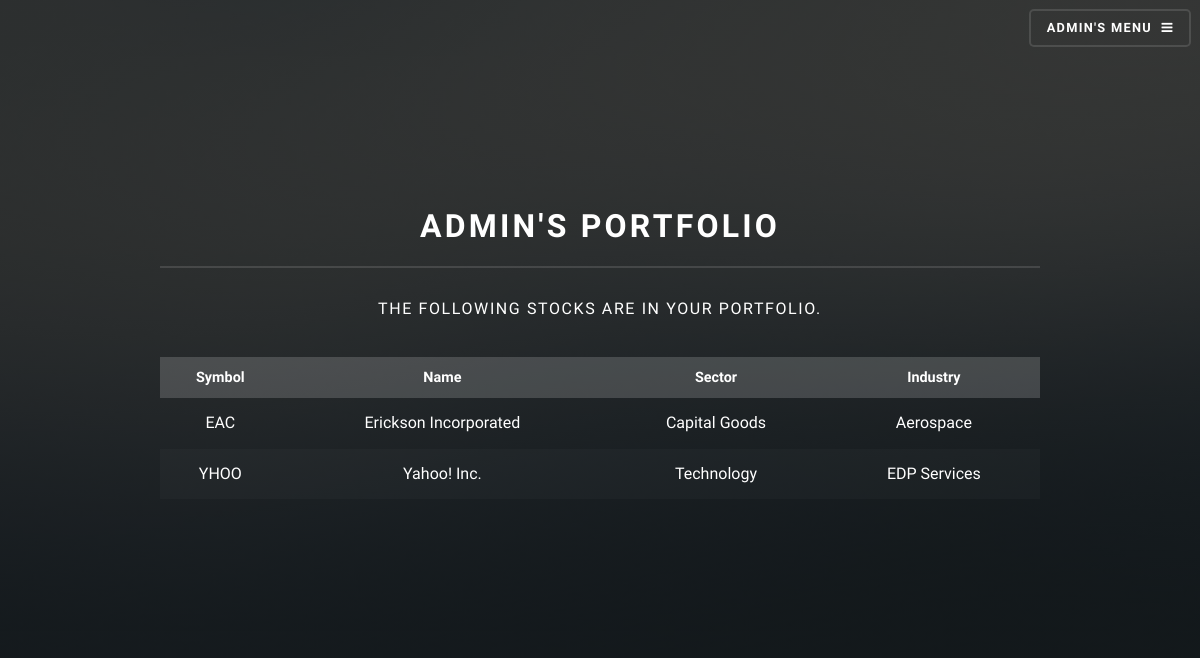
Screenshot of /portfolio.php (signed in) with the database file from the repository.
### tables this page shows
CREATE TABLE IF NOT EXISTS `user_stock` (
  `user_id` int(11) NOT NULL,
  `stock_symbol` varchar(10) NOT NULL,
  PRIMARY KEY (`user_id`,`stock_symbol`)
);

CREATE TABLE IF NOT EXISTS `stock_data` (
  `Symbol` varchar(14) NOT NULL DEFAULT '',
  `Name` varchar(62) DEFAULT NULL,
  `MarketCap` varchar(14) DEFAULT NULL,
  `Sector` varchar(21) DEFAULT NULL,
  `Industry` varchar(62) DEFAULT NULL,
  PRIMARY KEY (`Symbol`)
);

### portfolio.php (the view, shortened to what this page needs)
<?php
include('./php/config.php');
$connection = mysqli_connect($server, $u_name, $dbpass, $dbname);
$id=mysqli_real_escape_string($connection, $_SESSION["id"]);
$query = "SELECT * FROM user_stock WHERE user_id =\"$id\"";
$result = mysqli_query($connection, $query);
?>
<html>
	<head>
		<link rel="stylesheet" href="assets/css/main.css" />
	</head>
	<body>
			<div id="page-wrapper">
				<?php include_once("header_menu.php"); ?>
					<section id="wrapper">
						<header>
							<div class="inner">
								<h2 align="center"><?php echo $_SESSION["username"]."'s PORTFOLIO"; ?></h2>
								<p align="center">The following stocks are in your portfolio.</p>
								<table>
									<tr>
										<th style="vertical-align: middle; text-align: center; padding: 0.6em; background-color: rgba(255,255,255,0.15);">Symbol</th>
										<th style="vertical-align: middle; text-align: center; padding: 0.6em; background-color: rgba(255,255,255,0.15);">Name</th>
										<th style="vertical-align: middle; text-align: center; padding: 0.6em; background-color: rgba(255,255,255,0.15);">Sector</th>
										<th style="vertical-align: middle; text-align: center; padding: 0.6em; background-color: rgba(255,255,255,0.15);">Industry</th>
									</tr>
									<?php
										 while($row = mysqli_fetch_assoc($result))
										 {
										 	$Symbol=mysqli_real_escape_string($connection, $row['stock_symbol']);
										 	$query1= "SELECT * FROM stock_data WHERE Symbol =\"$Symbol\"";
										 	$result1 = mysqli_query($connection, $query1);
										 	$row1 = mysqli_fetch_assoc($result1);
											echo
											'
												<tr>
													<td style="vertical-align: middle; text-align: center;">'.$row1['Symbol'].'</td>
													<td style="vertical-align: middle; text-align: center;">'.$row1['Name'].'</td>
													<td style="vertical-align: middle; text-align: center;">'.$row1['Sector'].'</td>
													<td style="vertical-align: middle; text-align: center;">'.$row1['Industry'].'</td>
												</tr>
											';
										}
									?>
								</table>
							</div>
						</header>
					</section>
			</div>
	</body>
</html>

### header_menu.php (shortened to what this page needs)
<header id="header" class="alt">
						<nav>
							<a href="#menu"><?php echo $_SESSION["username"]."'s Menu"; ?></a>
						</nav>
					</header>

### rows the page displays
user_stock: stock_data.Symbol "EAC", stock_data.Name "Erickson Incorporated", stock_data.Sector "Capital Goods", stock_data.Industry "Aerospace"
user_stock: stock_data.Symbol "YHOO", stock_data.Name "Yahoo! Inc.", stock_data.Sector "Technology", stock_data.Industry "EDP Services"

### other values shown
$_SESSION["username"] "ADMIN"
